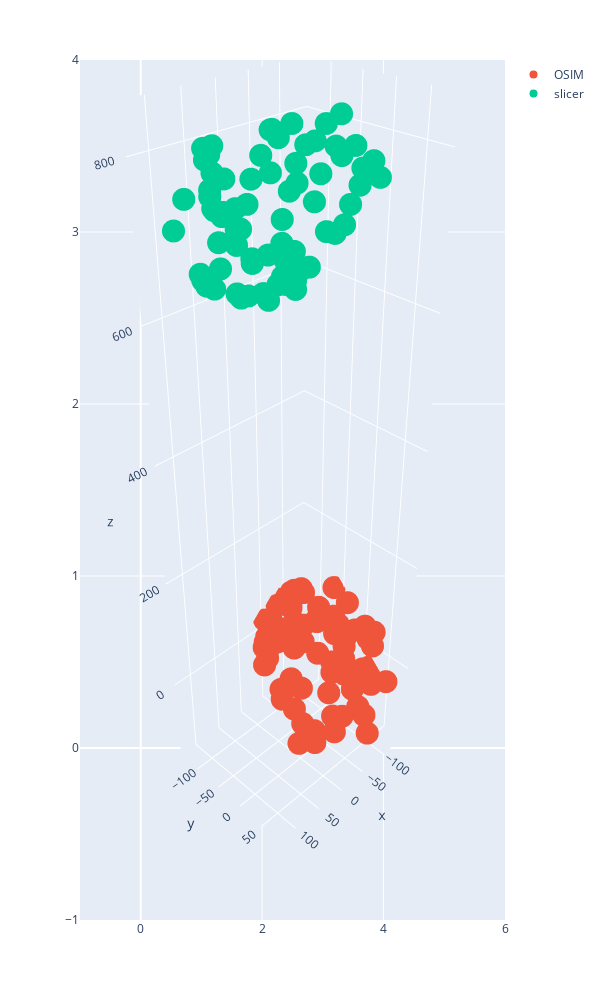

Write notebook code for a chart like this one.
### Code cell
# Display the result
import plotly.express as px
import plotly.graph_objects as go
fig = px.scatter(width=600, height=1000)
fig.add_trace(go.Scatter3d(x = pelvis_osim_mark_mscl['r'], y = pelvis_osim_mark_mscl['a'], z=pelvis_osim_mark_mscl['s'], mode = 'markers', name = 'OSIM'))
fig.add_trace(go.Scatter3d(x = pelvis_result[:, 0],  y = pelvis_result[:,1], z=pelvis_result[:,2], mode = 'markers', name = 'slicer'))
fig.update_scenes(aspectmode="data" )
camera = dict(
    up=dict(x=0, y=0, z=1),
    center=dict(x=0, y=0, z=0),
    eye=dict(x=2, y=2, z=2)
)
fig.update_layout(scene_camera=camera)
fig.show()
